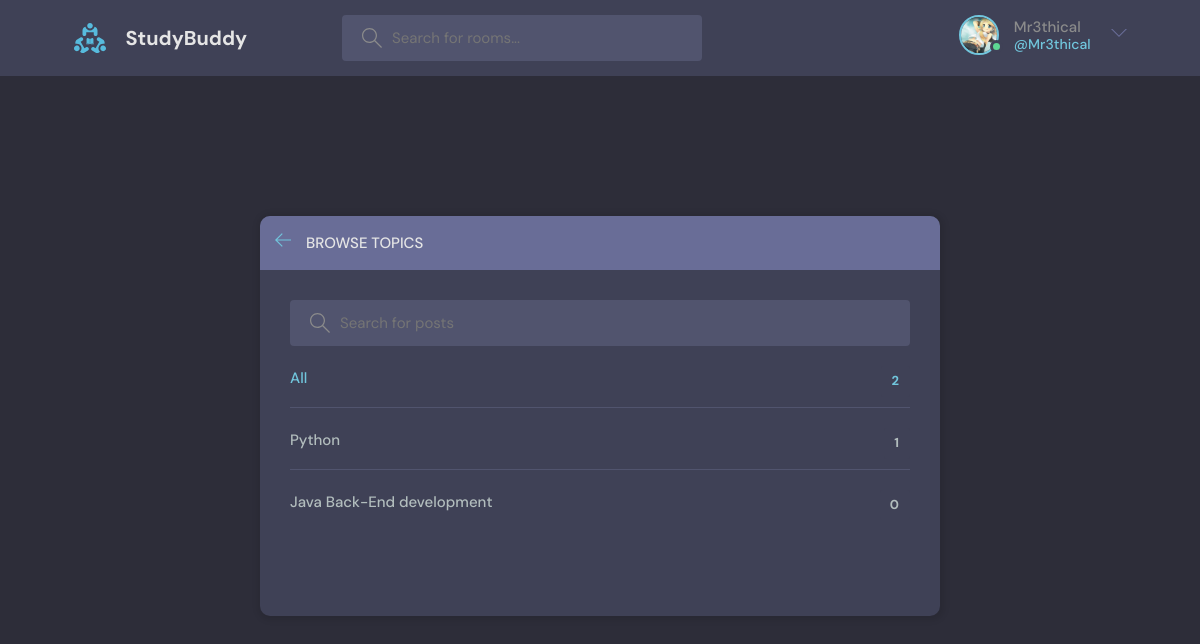
Before: /topics/ (signed in) with the older database file.
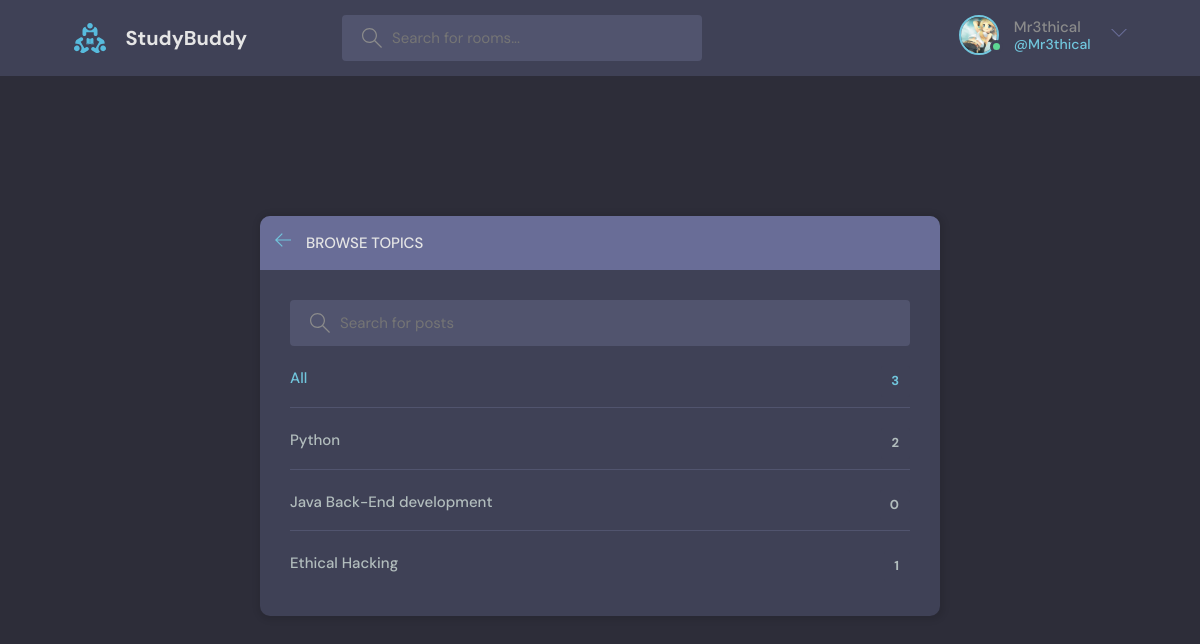
After: the same page with the newer database file.
### base/models.py (models this page shows, shortened)
class Topic(models.Model):
    name = models.CharField(max_length=100)

### base/views.py (the view)
# urls.py: path('topics/', views.topics_page, name='topics'),
def topics_page(request):
    topics = Topic.objects.all()
    context = {'topics': topics}
    return render(request, 'base/topics.html', context)

### base/templates/base/topics.html (shortened to what this page needs)
{% extends 'main.html' %}
{% block content %}
    <main class="create-room layout">
      <div class="container">
        <div class="layout__box">
          <div class="layout__boxHeader">
            <div class="layout__boxTitle">
              <a href="{% url 'home' %}">
                <svg version="1.1" xmlns="http://www.w3.org/2000/svg" width="32" height="32" viewBox="0 0 32 32">
                  <title>arrow-left</title>
                  <path
                    d="M13.723 2.286l-13.723 13.714 13.719 13.714 1.616-1.611-10.96-10.96h27.625v-2.286h-27.625l10.965-10.965-1.616-1.607z"
                  ></path>
                </svg>
              </a>
              <h3>Browse Topics</h3>
            </div>
          </div>
          <div class="topics-page layout__body">
            <form action="" method="POST" class="header__search">
              <label>
                <input name="q" placeholder="Search for posts" />
              </label>
            </form>
            <ul class="topics__list">
              <li>
                <a href="{% url 'topics' %}" class="active">All <span>{{topics.count}}</span></a>
              </li>
              {% for topic in topics %}
              <li>
                <a href="{% url 'home' %}?q{{topic.name}}">{{topic.name}} <span>{{topic.room_set.count}}</span></a>
              </li>
              {% endfor %}
            </ul>
          </div>
        </div>
      </div>
    </main>
{% endblock content %}

Changed rows visible on the page:
computed for Topic "Python": room_set.count "1" → "2"
added Topic: name "Ethical Hacking", room_set.count "1"
Other visible differences:
{{ topics.count }}: "2" → "3"
